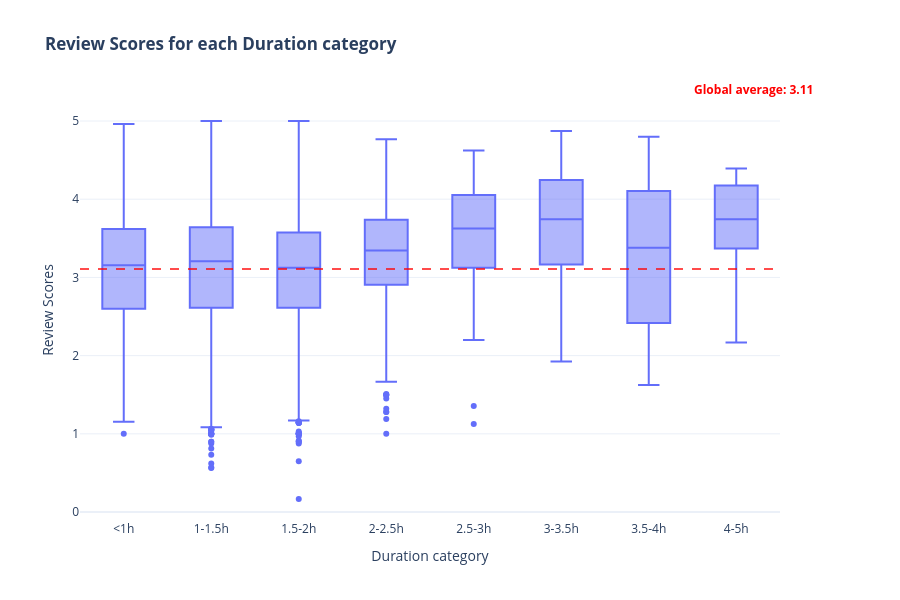

Source (notebook cell):
### Code cell
fig = px.box(
    df_movie_duration_with_scores,
    x='duration_category',
    y='review_score',
    title='<b>Review Scores for each Duration category</b>',
    labels={'duration_category': 'Duration', 'review_score': 'Review Score'},
    height=600,
    category_orders={'duration_category': duration_order}
)

# Global mean
global_mean = df_movie_duration_with_scores['review_score'].mean()

# Mean red line
fig.add_hline(
    y=global_mean,
    line_dash="dash",
    line_color="red",
    line_width=2,
    opacity=0.7
)

# Avarage label
fig.add_annotation(
    x=1.05,
    y=1.05,
    xref="paper",
    yref="paper",
    text=f"<b>Global average: {global_mean:.2f}</b>",
    showarrow=False,
    font=dict(size=12, color="red")
)

# Remove all hover
fig.update_traces(hoverinfo='skip')

# Layout
fig.update_layout(
    xaxis_title="Duration category",
    yaxis_title="Review Scores",
    template='plotly_white',
    showlegend=False,
    hovermode=False,
    margin=dict(r=120)
)

fig.show()

### Figure 1 — Plotly figure (JSON) as saved in the notebook; plotly's stock layout.template omitted (floating-point values rounded to 4 significant figures; data arrays with more than 128 entries replaced by an {"elided": "..."} marker saying what was removed)
{"data": [{"alignmentgroup": "True", "hovertemplate": "Duration=%{x}<br>Review Score=%{y}<extra></extra>", "legendgroup": "", "marker": {"color": "#636efa"}, "name": "", "notched": false, "offsetgroup": "", "orientation": "v", "showlegend": false, "x": {"elided": "11022 str values"}, "x0": " ", "xaxis": "x", "y": {"elided": "11022 float values"}, "y0": " ", "yaxis": "y", "type": "box", "hoverinfo": "skip"}], "layout": {"xaxis": {"anchor": "y", "domain": [0.0, 1.0], "title": {"text": "Duration category"}, "categoryorder": "array", "categoryarray": ["<1h", "1-1.5h", "1.5-2h", "2-2.5h", "2.5-3h", "3-3.5h", "3.5-4h", "4-5h"]}, "yaxis": {"anchor": "x", "domain": [0.0, 1.0], "title": {"text": "Review Scores"}}, "legend": {"tracegroupgap": 0}, "title": {"text": "<b>Review Scores for each Duration category</b>"}, "boxmode": "group", "height": 600, "shapes": [{"line": {"color": "red", "dash": "dash", "width": 2}, "opacity": 0.7, "type": "line", "x0": 0, "x1": 1, "xref": "x domain", "y0": 3.107, "y1": 3.107, "yref": "y"}], "annotations": [{"font": {"color": "red", "size": 12}, "showarrow": false, "text": "<b>Global average: 3.11</b>", "x": 1.05, "xref": "paper", "y": 1.05, "yref": "paper"}], "margin": {"r": 120}, "showlegend": false, "hovermode": false}}
